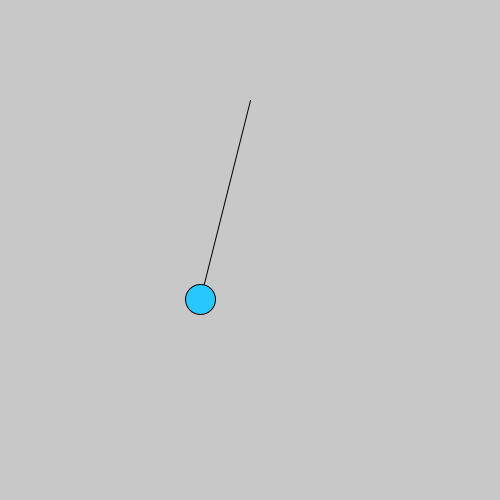
Frame 1 (no input)
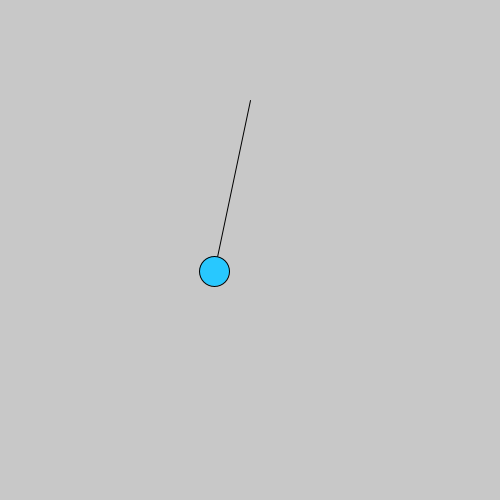
Frame 60 (the mouse pressed at the canvas centre just before this capture)
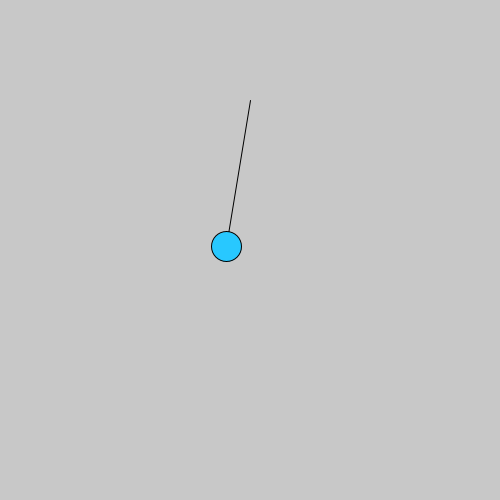
Frame 120 (the mouse held since frame 60 and released just before this capture)

The Processing sketch that drew these frames (run headless with seeded random() and noise(); from frame 60 on, the mouse is pressed at the canvas centre):

// Processing sketch: pendulumQuiz_Spring
// ── pendulumQuiz_Spring.pde
float penLength = 300;
float penMass = 20;
PVector penPos, penVel, penAcc, anchorPos;
float springStrength = .2;
float weightDiameter = 30;
float gravity = 1;
float damping = .99;

boolean followMouse = false;

void setup() {
  size(500, 500);
  anchorPos = new PVector(width/2, 100);
  
  penPos = new PVector(200, 300);
  penVel = new PVector(0, 0);
}
void draw() {
  background(200);
  if (!followMouse) {
    penAcc = new PVector(0, gravity);
    float accX = -springStrength * (penPos.x - anchorPos.x);
    float accY = -springStrength * (penPos.y - anchorPos.y);
    
    penAcc.add(new PVector(accX/penMass, accY/penMass));
    penVel.mult(damping);
    penVel.add(penAcc);
    penPos.add(penVel);
  } else {
    penPos = new PVector(mouseX, mouseY);
  }
  
  noFill();
  line(penPos.x, penPos.y, anchorPos.x, anchorPos.y);
  fill(40, 200, 255);
  ellipse(penPos.x, penPos.y, weightDiameter, weightDiameter);
}

void mousePressed() {
  if (!followMouse && dist(mouseX, mouseY, penPos.x, penPos.y) < weightDiameter) {
    followMouse = true;
  } else if (followMouse) {
    followMouse = false;
    penVel = new PVector(0, 0);
  }
}
